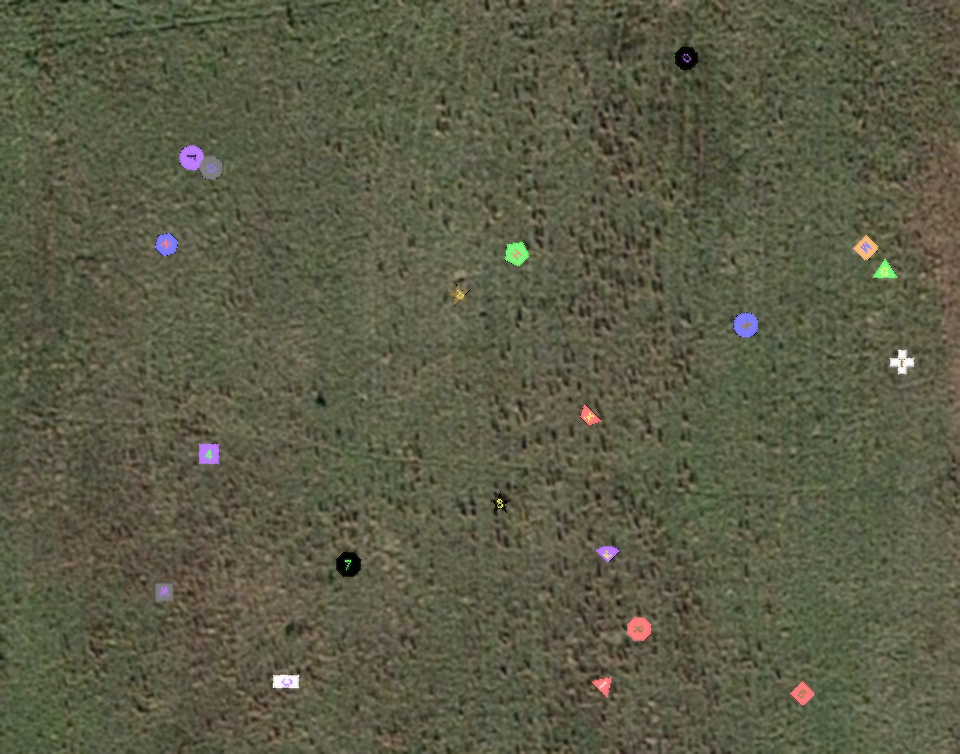
#> input picture maryland_test_50.png, 960 x 754 px
$ python masktesting.py
#> lines starting #> are read from the running program, lines starting #| are printed output that depends on the picture; after the words box and inside, x2 and y2 are one past the last pixel; in counts of white or black regions, pixels touching at a corner belong together; long printed decimals are rounded
from math import sqrt
from skimage import data
from skimage.feature import blob_dog, blob_log, blob_doh
from skimage.color import *
from skimage.io import imread
import numpy as np
from skimage import data_dir
import cv2
import matplotlib.pyplot as plt

"""
not really sure whats going on in this file,
I think I was testing a bunch of random stuff
"""

"""
there seems to be a few color settings for images, and certain operations
only seemed to work with certain types of images, but I could be wrong
Examples include BGR and HSV as well as just greyscale
"""
imgbgr = imread("maryland_test_50.png")
#> imgbgr is the input picture: shape (754, 960, 3); mean R, G, B 90.9, 91.4, 70.2
imghsv = cv2.cvtColor(imgbgr, cv2.COLOR_BGR2HSV)
#> imghsv: shape (754, 960, 3); mean H, S, V 89.1, 65.8, 93.8

"""
#seems to be k-means for finding the most dominant/common color in image
#similar approach was used for color identification in text/shape
n_colors = 5
criteria = (cv2.TERM_CRITERIA_EPS + cv2.TERM_CRITERIA_MAX_ITER, 200, .1)
flags = cv2.KMEANS_RANDOM_CENTERS

_, labels, palette = cv2.kmeans(pixels, n_colors, None, criteria, 10, flags)
_, counts = np.unique(labels, return_counts=True)
dominant = palette[np.argmax(counts)]
print(dominant)
"""

#Produces black and white images with shapes blacked out, varying amounts of noise
average = imgbgr.mean(axis=0).mean(axis=0)
#> average = [90.91, 91.42, 70.18]
print(average)
#| [90.909 91.420 70.176]
cv2.imshow('img', imgbgr)
u = np.array([125,125,105])
l = np.array([55,55,35])
lower = np.array([65,45,75])
upper = np.array([110,85,110])
maskhsv = cv2.inRange(imghsv, lower, upper)
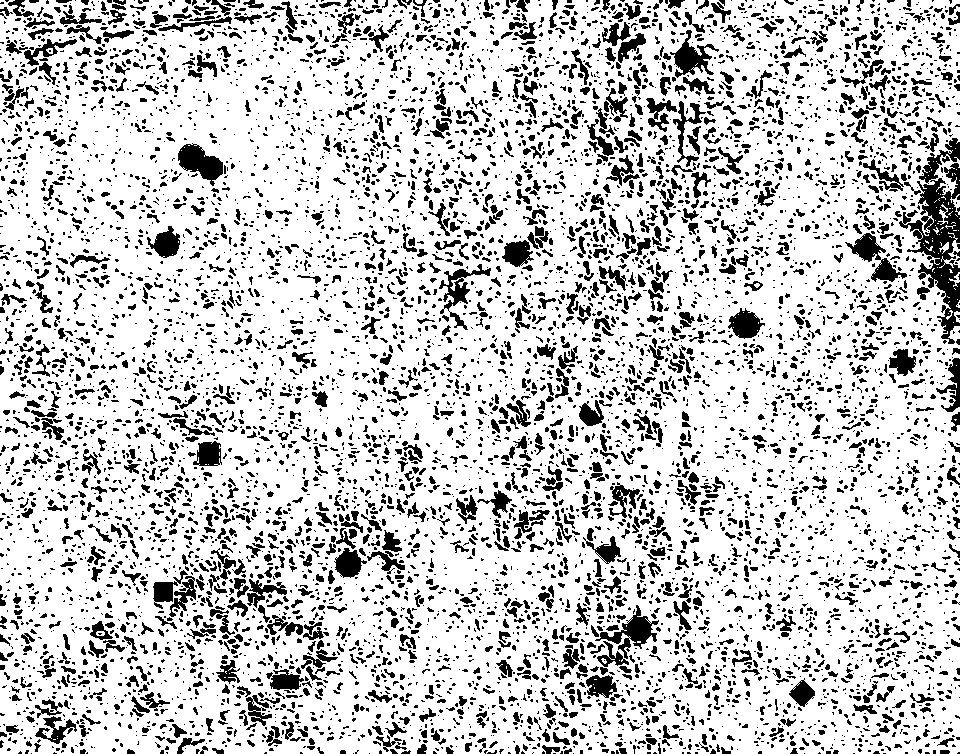
#> maskhsv: shape (754, 960); 79.1% white; 8273 black regions (6320 under 20 px), largest, box (x1, y1, x2, y2) and area: (899, 138, 960, 344) 4678, (178, 143, 223, 186) 1046, (595, 605, 659, 659) 1016
maskbgr = cv2.inRange(imgbgr, l, u)
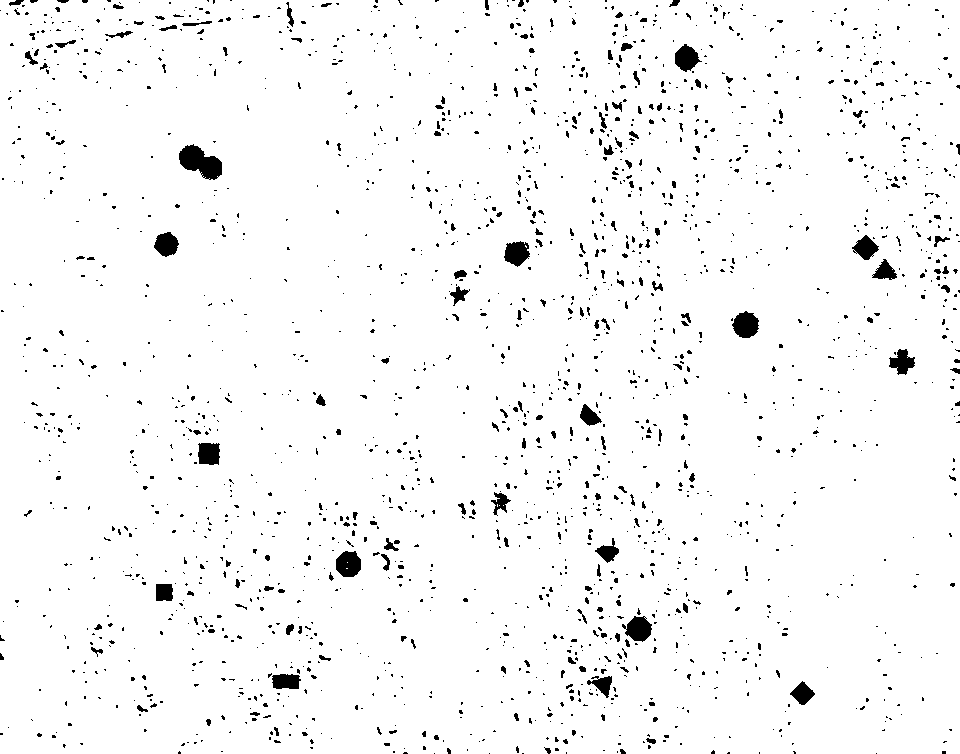
#> maskbgr: shape (754, 960); 96.7% white; 2043 black regions (1842 under 20 px), largest, box (x1, y1, x2, y2) and area: (179, 144, 222, 180) 926, (732, 311, 759, 338) 530, (336, 551, 361, 577) 522
mask = maskhsv + maskbgr
cv2.imshow('bgr', maskbgr)
cv2.imshow('hsv', maskhsv)
cv2.imshow('mask', mask)
cv2.waitKey()

"""
#seems to be similar to an approach in skimageblob.py

image_gray = hsv2rgb(image)
image_gray = rgb2gray(image_gray)
image = cv2.imread('maryland_test_50.png')
original = image.copy()
image = cv2.cvtColor(image, cv2.COLOR_BGR2HSV)
lower = np.array([33, 0, 238], dtype="uint8")
upper = np.array([135, 189, 255], dtype="uint8")
mask = cv2.inRange(image, lower, upper)
blobs_dog = blob_dog(image, max_sigma=40, threshold=.25)
blobs_dog[:, 2] = blobs_dog[:, 2] * sqrt(2)

fig,ax = plt.subplots(1)
ax.imshow(image)
for blob in blobs_dog:
    y, x, r = blob
    c = plt.Circle((x, y), r, color='red', linewidth=2, fill=False)
    ax.add_patch(c)
plt.tight_layout()
plt.show()
"""
